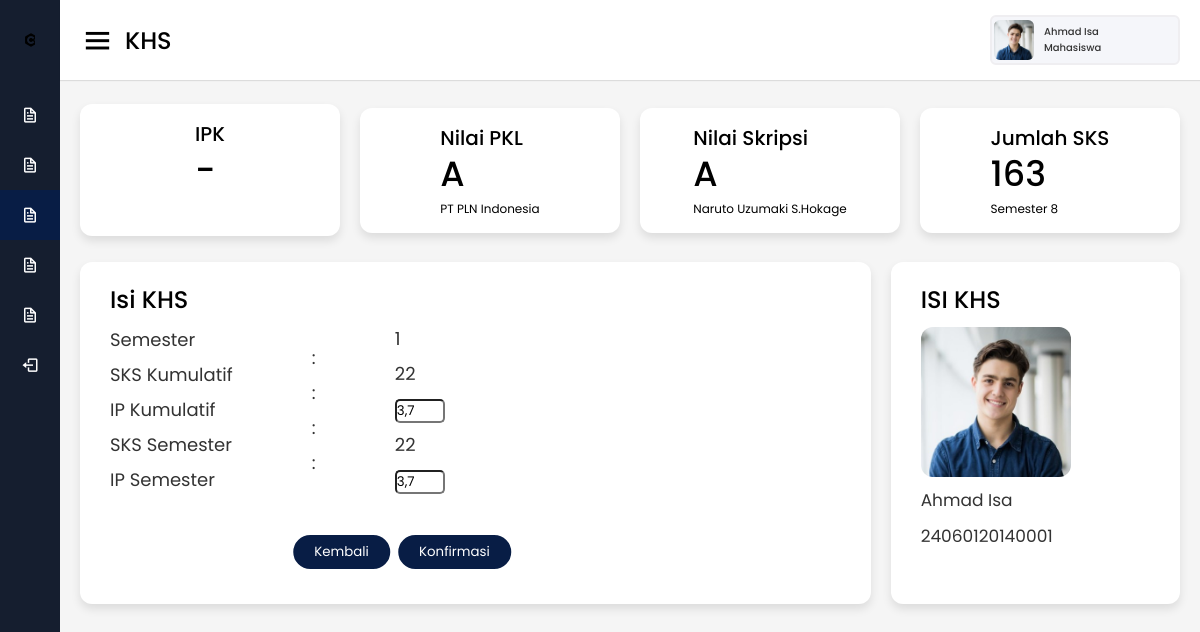
The page /Mahasiswa/isikhs.php?nim=24060120140001&smt=1 (signed in) on the database its author committed.
### tables this page shows
CREATE TABLE `skripsi` (
  `NIM` varchar(100) NOT NULL,
  `smt` int(11) NOT NULL,
  `status` varchar(100) NOT NULL DEFAULT '-',
  `nilai_skripsi` varchar(100) NOT NULL DEFAULT '-',
  `tgl_sidang` date NOT NULL,
  `berita_acara` varchar(100) DEFAULT NULL,
  `dospem` varchar(100) NOT NULL DEFAULT '-',
  `file_skripsi` varchar(255) DEFAULT NULL
);

CREATE TABLE `mahasiswa` (
  `NIM` varchar(100) NOT NULL,
  `nama_mhs` varchar(100) NOT NULL,
  `email` varchar(100) NOT NULL,
  `alamat` varchar(100) NOT NULL,
  `no_telp` varchar(100) NOT NULL,
  `angkatan` varchar(100) NOT NULL,
  `status` varchar(100) NOT NULL,
  `foto` varchar(100) NOT NULL,
  `jalur_masuk` varchar(100) NOT NULL,
  `kode_kota_kab` int(100) NOT NULL,
  `username` varchar(100) NOT NULL,
  `NIP_doswal` varchar(100) DEFAULT NULL,
  `NIP_dospem_pkl` varchar(100) DEFAULT NULL,
  `NIP_dospem_skripsi` varchar(100) DEFAULT NULL
);

CREATE TABLE `khs` (
  `NIM` varchar(100) NOT NULL,
  `smt` int(11) NOT NULL,
  `status` varchar(100) NOT NULL DEFAULT '-',
  `jml_sks` int(11) NOT NULL,
  `ips` varchar(100) NOT NULL DEFAULT '-',
  `jml_sksk` int(11) NOT NULL,
  `ipk` varchar(100) NOT NULL DEFAULT '-',
  `file_khs` varchar(255) DEFAULT NULL,
  `validasi` varchar(100) NOT NULL DEFAULT 'Belum Divalidasi'
);

CREATE TABLE `pkl` (
  `NIM` varchar(100) NOT NULL,
  `smt` int(11) NOT NULL,
  `status` varchar(100) NOT NULL,
  `nilai_pkl` varchar(100) DEFAULT NULL,
  `berita_acara` varchar(100) DEFAULT NULL,
  `file_pkl` varchar(100) DEFAULT NULL,
  `instansi` varchar(100) NOT NULL,
  `lama_pkl` varchar(100) NOT NULL,
  `bagian` varchar(100) NOT NULL,
  `tgl_sidang` date NOT NULL
);

### Mahasiswa/header.php (called while the page is built, shortened)
<?php
$NIM = $_GET['nim'];
?>

### Mahasiswa/isikhs.php (the view, shortened to what this page needs)
<!DOCTYPE html>
<html lang="en" dir="ltr">
<head>
  <link rel="stylesheet" href="style.css">
  <link href='https://unpkg.com/boxicons@2.0.7/css/boxicons.min.css' rel='stylesheet'>
</head>
<body>
  <?php
  include('header.php');
  $smt = $_GET['smt'];
  ?>
  <form action="" method="post" enctype="multipart/form-data">
    <div class="sidebar">
      <div class="logo-details">
        <img class="bx bxl-c-plus-plus logoundip" src="images/u.png" alt="">
        <span class="logo_name">UNIVERSITAS DIPONEGORO</span>
      </div>
      <ul class="nav-links">
        <li>
          <?php
          echo '<a href="profil_mahasiswa.php?nim=' . $NIM . '" >';
          echo '<i class="bx bx-file"></i>';
          echo '<span class="links_name">Profile</span>';
          echo '</a>';
          ?>
        </li>
        <li>
          <?php
          echo '<a href="irs.php?nim=' . $NIM . '" >';
          echo '<i class="bx bx-file"></i>';
          echo '<span class="links_name">IRS</span>';
          echo '</a>';
          ?>
        </li>
        <li>
          <?php
          echo '<a href="khs.php?nim=' . $NIM . '" class="active">';
          echo '<i class="bx bx-file"></i>';
          echo '<span class="links_name">KHS</span>';
          echo '</a>';
          ?>
        </li>
        <li>
          <?php
          echo '<a href="pkl.php?nim=' . $NIM . '">';
          echo '<i class="bx bx-file"></i>';
          echo '<span class="links_name">PKL</span>';
          echo '</a>';
          ?>
        </li>
        <li>
          <?php
          echo '<a href="skripsi.php?nim=' . $NIM . '">';
          echo '<i class="bx bx-file"></i>';
          echo '<span class="links_name">Skripsi</span>';
          echo '</a>';
          ?>
        </li>
        <li>
          <a href="../Login/logout.php">
            <i class='bx bx-log-out'></i>
            <span class="links_name">Logout</span>
          </a>
        </li>
      </ul>
    </div>
    <?php
    $pkl = mysqli_query($koneksi, "SELECT * FROM pkl
      WHERE pkl.NIM = '$NIM'; ");
    $mhs = mysqli_query($koneksi, "SELECT * FROM mahasiswa
      WHERE mahasiswa.NIM = '$NIM'; ");
    $khs = mysqli_query($koneksi, "SELECT * FROM khs
      WHERE khs.NIM = '$NIM' ORDER BY smt DESC; ");
    $skripsi = mysqli_query($koneksi, "SELECT * FROM skripsi
      WHERE skripsi.NIM = '$NIM'; ");
    ?>
    <?php
    while ($arr_mhs = mysqli_fetch_array($mhs)) :
      while ($arr_khs = mysqli_fetch_array($khs)) :
        while ($arr_pkl = mysqli_fetch_array($pkl)) :
          while ($arr_skripsi = mysqli_fetch_array($skripsi)) :
    ?>
            <section class="home-section">
              <nav>
                <div class="sidebar-button">
                  <i class='bx bx-menu sidebarBtn'></i>
                  <span class="dashboard">KHS</span>
                </div>
                <div class="profile-details">
                  <img src="images/<?= $arr_mhs['foto']; ?>" alt="">
                  <span class="admin_name"><?= $arr_mhs['nama_mhs']; ?><br>Mahasiswa</span>
                </div>
              </nav>
              <div class="home-content">
                <div class="overview-boxes">
                  <div class="box">
                    <div class="right-side">
                      <div class="box-topic">IPK</div>
                      <div class="number"><?= $arr_khs['ipk']; ?></div>
                      <div class="indicator">
                        <br>
                      </div>
                    </div>
                  </div>
                  <div class="box">
                    <div class="right-side">
                      <div class="box-topic">Nilai PKL</div>
                      <div class="number"><?= $arr_pkl['nilai_pkl']; ?></div>
                      <div class="indicator">
                        <span class="text"><?= $arr_pkl['instansi']; ?></span>
                      </div>
                    </div>
                  </div>
                  <div class="box">
                    <div class="right-side">
                      <div class="box-topic">Nilai Skripsi</div>
                      <div class="number"><?= $arr_skripsi['nilai_skripsi']; ?></div>
                      <div class="indicator">
                        <span class="text"><?= $arr_skripsi['dospem']; ?></span>
                      </div>
                    </div>
                  </div>
                  <div class="box">
                    <div class="right-side">
                      <div class="box-topic">Jumlah SKS</div>
                      <div class="number"><?= $arr_khs['jml_sksk']; ?></div>
                      <div class="indicator">
                        <span class="text">Semester <?= $arr_khs['smt']; ?></span>
                      </div>
                    </div>
                  </div>
                </div>
        <?php endwhile;
        endwhile;
      endwhile;
    endwhile; ?>
        <div class="sales-boxes">
          <div class="recent-sales box">
            <div class="title">Isi KHS</div>
            <form method="POST">
              <div class="sales-details">
                <ul class="details">
                  <li><a>Semester</a></li>
                  <li><a>SKS Kumulatif</a></li>
                  <li><a>IP Kumulatif</a></li>
                  <li><a>SKS Semester</a></li>
                  <li><a>IP Semester</a></li>
                </ul>
                <ul class="details">
                  <li><a>:</a></li>
                  <li><a>:</a></li>
                  <li><a>:</a></li>
                  <li><a>:</a></li>
                </ul>
                <ul class="details">
                  <?php
                  $query_khs = "SELECT * FROM khs WHERE NIM = '$NIM' AND smt = '$smt'";
                  $khs = $koneksi->query($query_khs);
                  while ($data_khs = $khs->fetch_object()) :
                  ?>
                    <li><a><?php echo $data_khs->smt; ?></a></li>
                    <li><a><?= $data_khs->jml_sksk ?></a></li>
                    <li><a><input name="ipk" id="ipk" style="border-radius: 5px; width:50px;" value="<?= $data_khs->ipk ?>"></a></li>
                    <li><a><?php echo $data_khs->jml_sks; ?></a></li>
                    <li><a><input name="ips" id="ips" style="border-radius: 5px; width:50px;" value="<?= $data_khs->ips ?>"></a></li>
                  <?php
                  endwhile;
                  ?>
                </ul>
              </div>
              <div class="update-profil" style="left: 30%;margin-top:50px;">
                <button type="submit" name="kembali" id="kembali" class="save-btn ">Kembali</button>
                <button type="submit" name="submit" id="submit" class="save-btn ">Konfirmasi</button>
              </div>
            </form>
          </div>
          <div class="top-sales box">
          <div class="title">ISI KHS</div>
          <ul class="top-sales-details">
          <?php
            $query_mhs = "SELECT * FROM mahasiswa
            WHERE mahasiswa.NIM = '$NIM'";
            $mhs = $koneksi->query($query_mhs);
            while ($data_mhs = $mhs->fetch_object()):
            ?>
            <li>
              <a>
                <img src="images/<?=$data_mhs->foto ?>" alt="">
              </a>
            <li><span class="product"><?= $data_mhs->nama_mhs ?></span></li>
            <li><span class="price"><?= $data_mhs->NIM ?></span></li>
            <br>
            </li>
            <?php
            endwhile;
            ?>
          </ul>
        </div>
        </div>
              </div>
            </section>
  </form>
</body>
</html>

### rows shown on the page
mahasiswa: foto (picture), nama_mhs "Ahmad Isa", NIM "24060120140001"
khs: ipk "-", jml_sksk "163", smt "8"
pkl: nilai_pkl "A", instansi "PT PLN Indonesia"
skripsi: NIM.foto (picture), NIM.nama_mhs "Ahmad Isa", nilai_skripsi "A", dospem "Naruto Uzumaki S.Hokage"
khs: smt "1", jml_sksk "22", ipk "3,7", jml_sks "22", ips "3,7"
